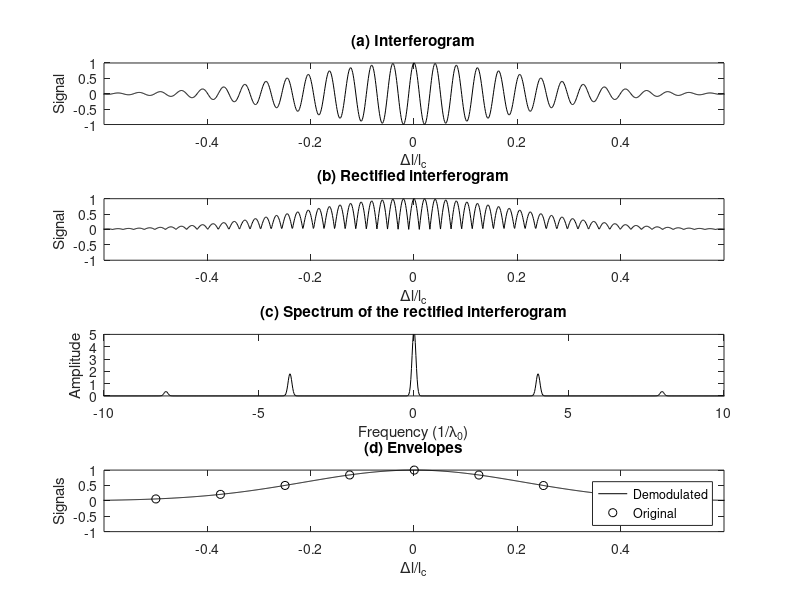

Reproduce this figure in MATLAB.
% Example 9.3
% Use SI units throughout

pathname = 'D:\Edgar\Documents\ssoct\Matlab\Misc\';
cd(pathname)

lambda0 = 830E-9; % center wavelength
dlambda = 60E-9; % bandwidth (delta lambda)
c = 3E8; % speed of light

lc = 4*log(2)/pi*lambda0^2/dlambda 	% coherence length
Number_of_periods = 0.5*lc/(lambda0/2) 	% # of periods in FWHM

figure(1);

N = 2^12; % number of sampling points
dl = lc*linspace(-2,2, N); % array for Delta_l
k0 = 2*pi/lambda0; % propagation constant

subplot(4, 1, 1) % interferogram
Iac = exp(-16*log(2)*(dl/lc).^2) .* cos(2*k0 * dl);
plot(dl/lc, Iac, 'k')
title('(a) Interferogram')
xlabel('\Deltal/l_c')
ylabel('Signal')
axis([-0.6, 0.6, -1, 1])

subplot(4, 1, 2) % rectified interferogram
Irec = abs(Iac); 
plot(dl/lc, Irec, 'k')
title('(b) Rectified interferogram')
xlabel('\Deltal/l_c')
ylabel('Signal')
axis([-0.6, 0.6, -1, 1])

subplot(4, 1, 3) % spectrum of the rectified interferogram 
Frec1 = fft(Irec)/sqrt(N);
% order of frequencies: 0,1...(N/2-1),-N/2,-(N/2-1)...-1
Frec2 = fftshift(Frec1); 
% shifted order of frequencies: -N/2,-(N/2-1)...-1, 0,1...(N/2-1)
dfreq = 1/(4*lc); % freq bin size = 1/sampling range
freq = dfreq*(-N/2:N/2-1); % frequency array

plot(freq*lambda0, abs(Frec2), 'k')
title('(c) Spectrum of the rectified interferogram')
xlabel('Frequency (1/\lambda_0)')
ylabel('Amplitude')
axis([-10, 10, 0, 5])

subplot(4, 1, 4) % envelope
freq_cut = 1/lambda0/2; % cut-off frequency for filtering
i_cut = round(freq_cut/dfreq); % convert freq_cut to an array index
Ffilt = Frec1; % initialize array
Ffilt(i_cut:N-i_cut+1) = 0; % filter
Ifilt = abs(ifft(Ffilt))*sqrt(N); % amplitude of inverse FFT

plot(dl/lc, Ifilt/max(Ifilt), 'k')
Iac_en = exp(-16*log(2)*(dl/lc).^2); % envelope
hold on;
plot(dl(1:N/32:N)/lc, Iac_en(1:N/32:N), 'ko')
hold off;
title('(d) Envelopes')
xlabel('\Deltal/l_c')
ylabel('Signals')
axis([-0.6, 0.6, -1, 1])
legend('Demodulated','Original')

% ==============================================================================
% [EOF]
